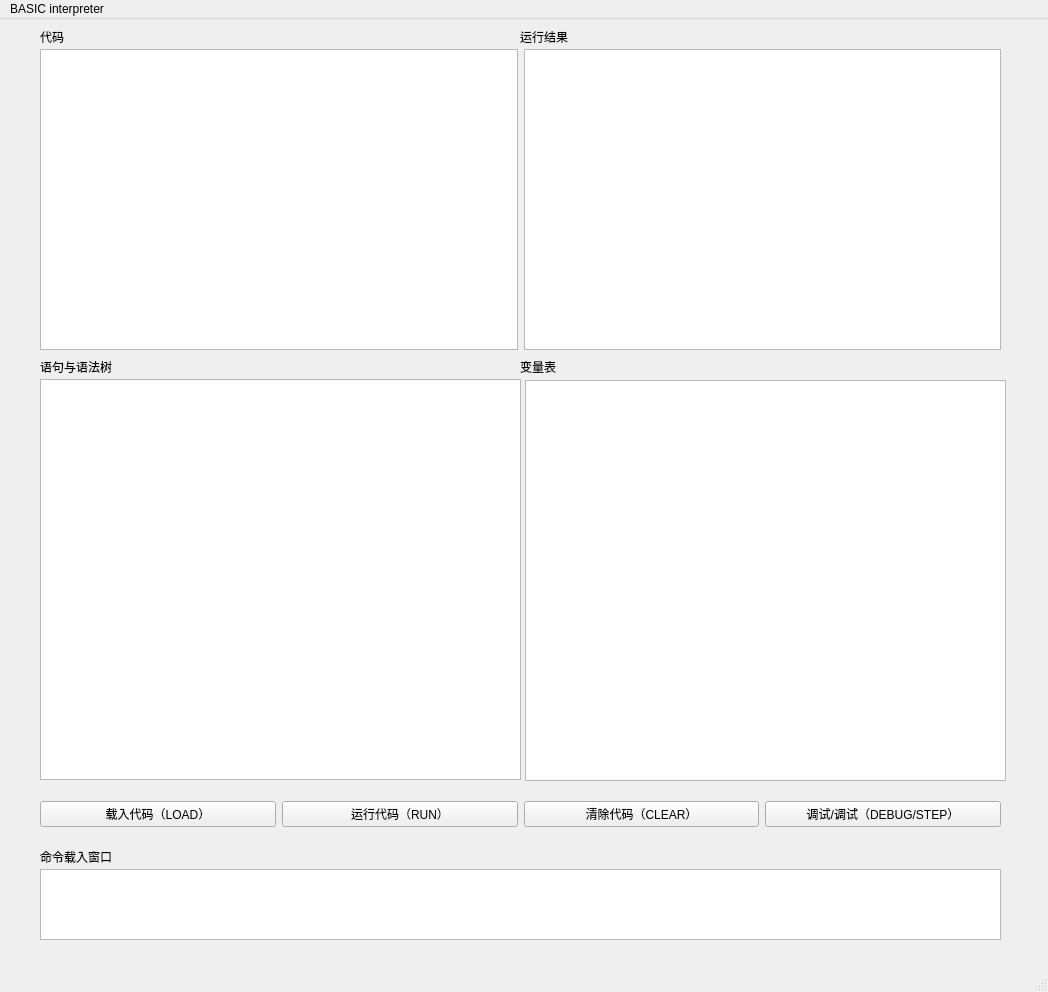
<?xml version="1.0" encoding="UTF-8"?>
<ui version="4.0">
 <class>MainWindow</class>
 <widget class="QMainWindow" name="MainWindow">
  <property name="geometry">
   <rect>
    <x>0</x>
    <y>0</y>
    <width>1048</width>
    <height>992</height>
   </rect>
  </property>
  <property name="windowTitle">
   <string>MainWindow</string>
  </property>
  <widget class="QWidget" name="centralwidget">
   <widget class="QWidget" name="horizontalLayoutWidget">
    <property name="geometry">
     <rect>
      <x>40</x>
      <y>30</y>
      <width>961</width>
      <height>301</height>
     </rect>
    </property>
    <layout class="QHBoxLayout" name="horizontalLayout">
     <item>
      <widget class="QTextBrowser" name="CodeBox"/>
     </item>
     <item>
      <widget class="QTextBrowser" name="ResultBox"/>
     </item>
    </layout>
   </widget>
   <widget class="QTextBrowser" name="SyntaxTree">
    <property name="geometry">
     <rect>
      <x>40</x>
      <y>360</y>
      <width>481</width>
      <height>401</height>
     </rect>
    </property>
   </widget>
   <widget class="QWidget" name="horizontalLayoutWidget_2">
    <property name="geometry">
     <rect>
      <x>40</x>
      <y>780</y>
      <width>961</width>
      <height>31</height>
     </rect>
    </property>
    <layout class="QHBoxLayout" name="horizontalLayout_2">
     <item>
      <widget class="QPushButton" name="LoadButton">
       <property name="text">
        <string>载入代码（LOAD）</string>
       </property>
      </widget>
     </item>
     <item>
      <widget class="QPushButton" name="RunButton">
       <property name="text">
        <string>运行代码（RUN）</string>
       </property>
      </widget>
     </item>
     <item>
      <widget class="QPushButton" name="ClearButton">
       <property name="text">
        <string>清除代码（CLEAR）</string>
       </property>
      </widget>
     </item>
     <item>
      <widget class="QPushButton" name="DebugButton">
       <property name="text">
        <string>调试/调试（DEBUG/STEP）</string>
       </property>
      </widget>
     </item>
    </layout>
    <zorder>DebugButton</zorder>
    <zorder>LoadButton</zorder>
    <zorder>RunButton</zorder>
    <zorder>ClearButton</zorder>
   </widget>
   <widget class="QTextEdit" name="CommandInputBox">
    <property name="geometry">
     <rect>
      <x>40</x>
      <y>850</y>
      <width>961</width>
      <height>71</height>
     </rect>
    </property>
   </widget>
   <widget class="QLabel" name="label">
    <property name="geometry">
     <rect>
      <x>40</x>
      <y>10</y>
      <width>72</width>
      <height>15</height>
     </rect>
    </property>
    <property name="text">
     <string>代码</string>
    </property>
   </widget>
   <widget class="QLabel" name="label_2">
    <property name="geometry">
     <rect>
      <x>520</x>
      <y>10</y>
      <width>72</width>
      <height>15</height>
     </rect>
    </property>
    <property name="text">
     <string>运行结果</string>
    </property>
   </widget>
   <widget class="QLabel" name="label_3">
    <property name="geometry">
     <rect>
      <x>40</x>
      <y>340</y>
      <width>141</width>
      <height>16</height>
     </rect>
    </property>
    <property name="text">
     <string>语句与语法树</string>
    </property>
   </widget>
   <widget class="QLabel" name="label_4">
    <property name="geometry">
     <rect>
      <x>40</x>
      <y>830</y>
      <width>141</width>
      <height>16</height>
     </rect>
    </property>
    <property name="text">
     <string>命令载入窗口</string>
    </property>
   </widget>
   <widget class="QLabel" name="ErrorReminder">
    <property name="geometry">
     <rect>
      <x>40</x>
      <y>920</y>
      <width>921</width>
      <height>16</height>
     </rect>
    </property>
    <property name="text">
     <string/>
    </property>
   </widget>
   <widget class="QTextBrowser" name="VariableMap">
    <property name="geometry">
     <rect>
      <x>525</x>
      <y>361</y>
      <width>481</width>
      <height>401</height>
     </rect>
    </property>
   </widget>
   <widget class="QLabel" name="label_5">
    <property name="geometry">
     <rect>
      <x>520</x>
      <y>340</y>
      <width>72</width>
      <height>15</height>
     </rect>
    </property>
    <property name="text">
     <string>变量表</string>
    </property>
   </widget>
  </widget>
  <widget class="QMenuBar" name="menubar">
   <property name="geometry">
    <rect>
     <x>0</x>
     <y>0</y>
     <width>1048</width>
     <height>26</height>
    </rect>
   </property>
   <widget class="QMenu" name="menuBASIC_interpreter">
    <property name="title">
     <string>BASIC interpreter</string>
    </property>
   </widget>
   <addaction name="menuBASIC_interpreter"/>
  </widget>
  <widget class="QStatusBar" name="statusbar"/>
 </widget>
 <resources/>
 <connections/>
</ui>
